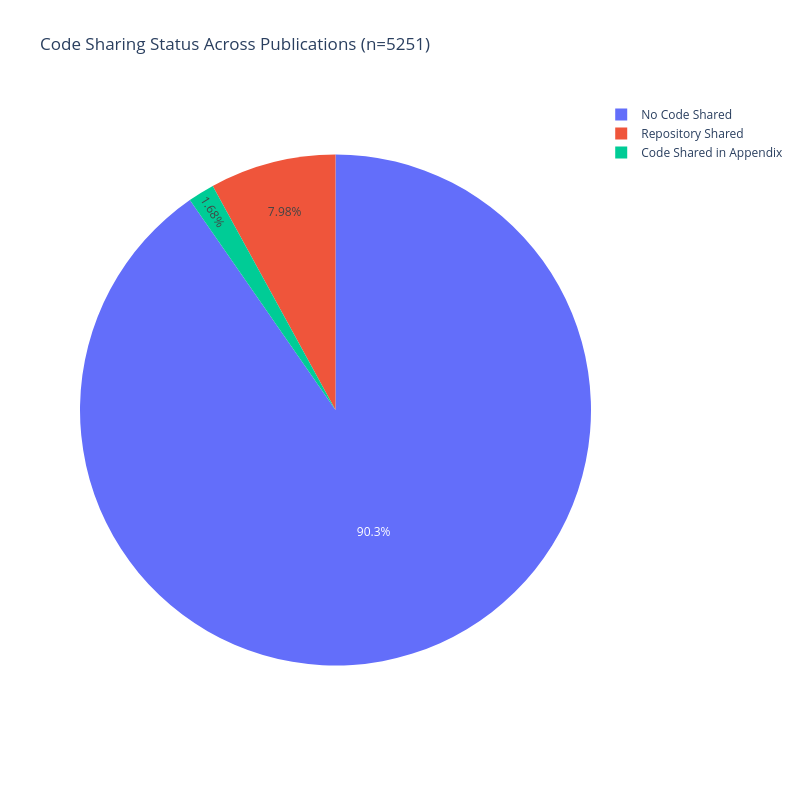

Notebook code cell kept with this figure:
### Code cell
import plotly.express as px

fig = px.pie(
    names=counts.index,
    values=counts.values,
    title=f"Code Sharing Status Across Publications (n={len(df_repo_presence_assessment)})",
)

fig.update_traces(
    textinfo="percent",
    textposition="inside",
    insidetextorientation="auto"
)

fig.update_layout(
    width=800,
    height=800,
    showlegend=True
)

fig.show()

### Figure 1 — Plotly figure (JSON) as saved in the notebook; plotly's stock layout.template omitted (floating-point values rounded to 4 significant figures)
{"data": [{"domain": {"x": [0, 1], "y": [0, 1]}, "hovertemplate": "label=%{label}<br>value=%{value}<extra></extra>", "insidetextorientation": "auto", "labels": ["No Code Shared", "Repository Shared", "Code Shared in Appendix"], "legendgroup": "", "name": "", "showlegend": true, "textinfo": "percent", "textposition": "inside", "type": "pie", "values": [4744, 419, 88]}], "layout": {"height": 800, "legend": {"tracegroupgap": 0}, "showlegend": true, "title": {"text": "Code Sharing Status Across Publications (n=5251)"}, "width": 800}}
